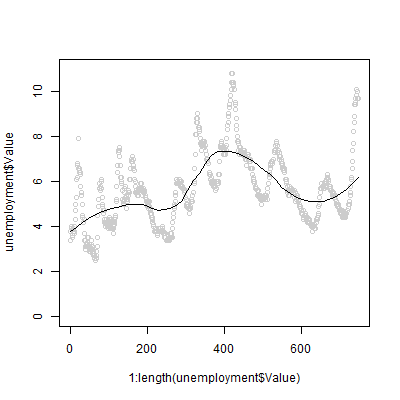

This chart was generated by the following R code:
setwd("C:/Users/wuf2/Documents/GitHub/note-on-visualize-this/ch04-unemployment-rate-1948-2010")
unemployment <- read.csv("unemployment-rate-1948-2010.csv", sep=",", header=TRUE)

# Plain scatter plot
plot(1:length(unemployment$Value), unemployment$Value)

scatter.smooth(x=1:length(unemployment$Value),
  y=unemployment$Value, ylim=c(0,11), degree=2, col="#CCCCCC", span=0.5)
